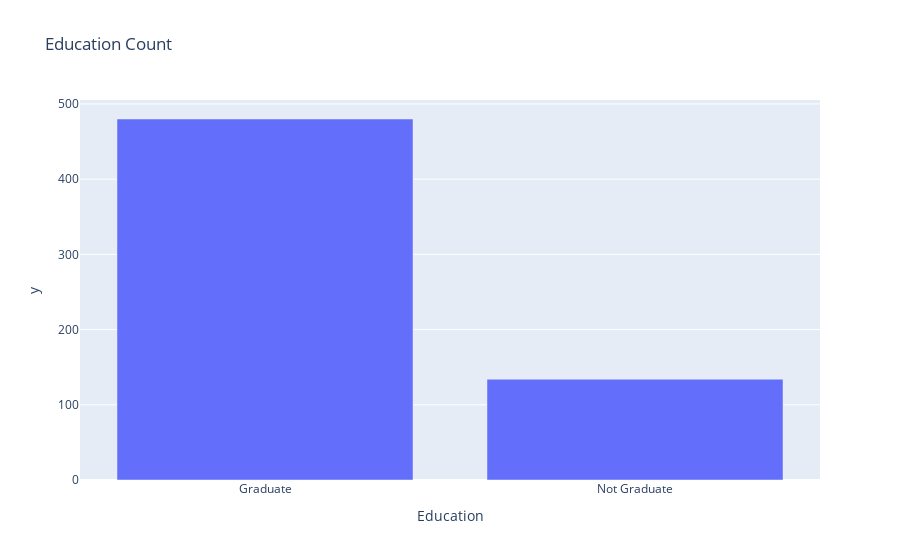

The cell this chart's notebook holds for it:
### Code cell
education_count=df['Education'].value_counts()
education_count_fig=px.bar(education_count,education_count.index,education_count.values,title='Education Count')
education_count_fig.show()

### Figure 1 — Plotly figure (JSON) as saved in the notebook; plotly's stock layout.template omitted (floating-point values rounded to 4 significant figures)
{"data": [{"alignmentgroup": "True", "hovertemplate": "Education=%{x}<br>y=%{y}<extra></extra>", "legendgroup": "", "marker": {"color": "#636efa", "pattern": {"shape": ""}}, "name": "", "offsetgroup": "", "orientation": "v", "showlegend": false, "textposition": "auto", "type": "bar", "x": ["Graduate", "Not Graduate"], "xaxis": "x", "y": [480, 134], "yaxis": "y"}], "layout": {"barmode": "relative", "legend": {"tracegroupgap": 0}, "title": {"text": "Education Count"}, "xaxis": {"anchor": "y", "domain": [0, 1], "title": {"text": "Education"}}, "yaxis": {"anchor": "x", "domain": [0, 1], "title": {"text": "y"}}}}
